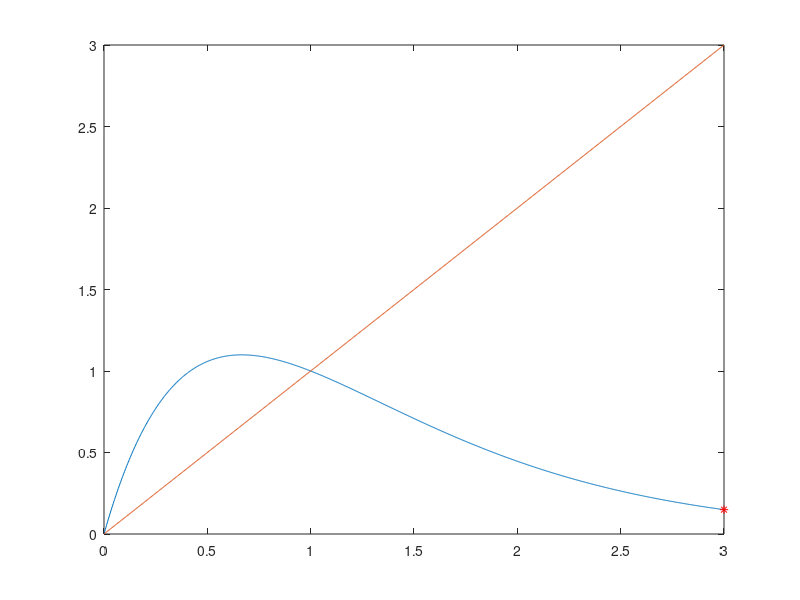
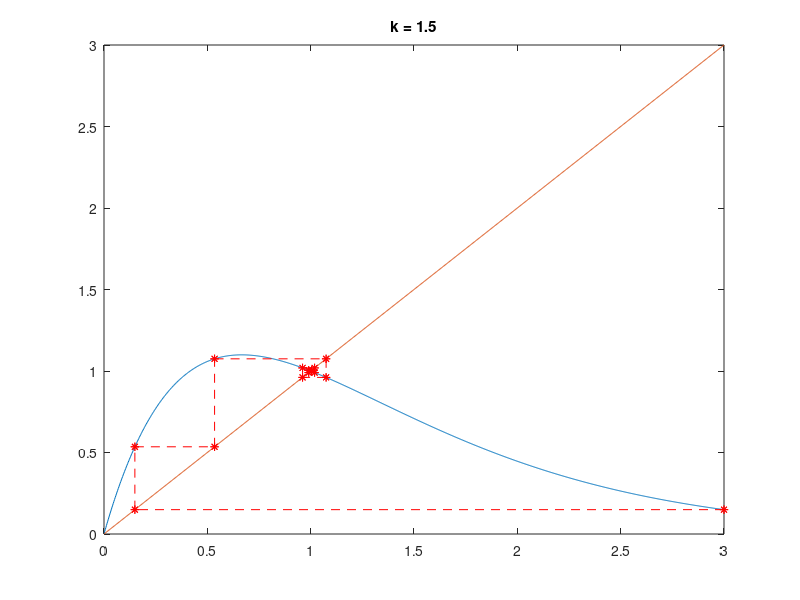
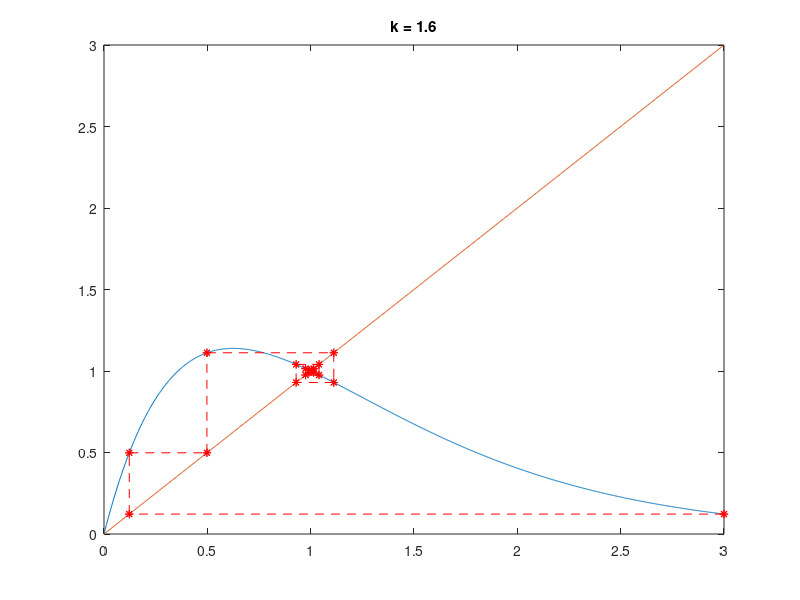
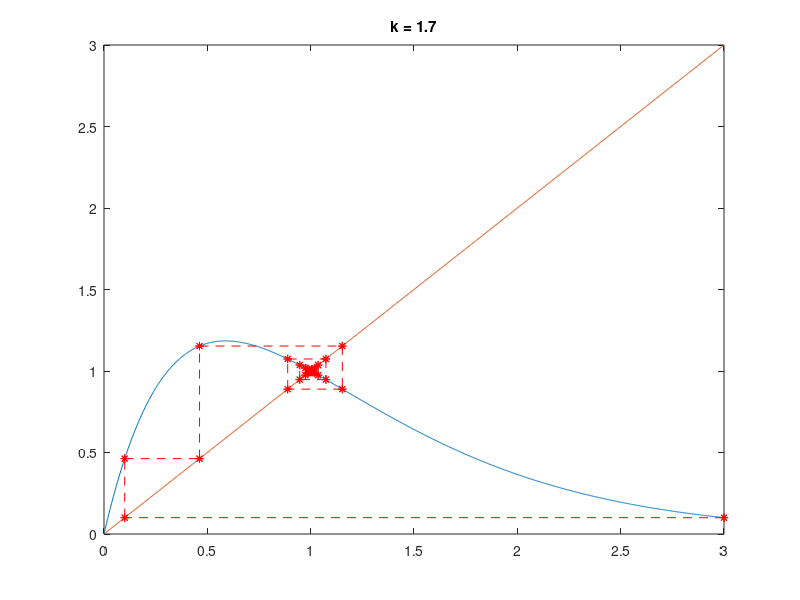

MATLAB code for these plots, in order:
% task made based on ex_5_general_procedure
g=@(x,k)x.*exp(k.*(1-x));
a = 1.5;
x = 3;
xx = linspace(0, 3, 1000);

plot(xx, g(xx, a), xx, xx)
hold on

% Initialize gx with the initial values
gx = g(x, a);
plot(x, gx, 'r*')
pause(0.5)

% iterate through k values from 1.5 to 2.5 with step 0.1
for k = 1.5:0.1:2.5
    % create a new figure for each k
    figure;
    a = k;
    
    x = 3;
    gx = g(x, a);
    
    % plot for initial function and start point
    plot(xx, g(xx, a), xx, xx);
    hold on;
    plot(x, gx, 'r*');
    title(['k = ', num2str(k)]);

    % cobweb 30 iterations with step 1
    for i = 1:30
        plot([x, gx], [gx, gx], 'r--*');
        pause(0.5);
        x = gx;
        gx = g(x, a);
        plot([x, x], [x, gx], 'r--*');
        pause(0.5);
        
        % print fixed points to console
        if abs(x - gx) < 0.01
            fprintf('Converged to a fixed point: x = %.4f (k = %.2f)\n', x, k);
            break;
        end
    end
    hold off;
end
hold off


%Converged to a fixed point: x = 1.0048 (k = 1.50)
%Converged to a fixed point: x = 1.0053 (k = 1.60)
%Converged to a fixed point: x = 1.0043 (k = 1.70)
%Converged to a fixed point: x = 1.0052 (k = 1.80)